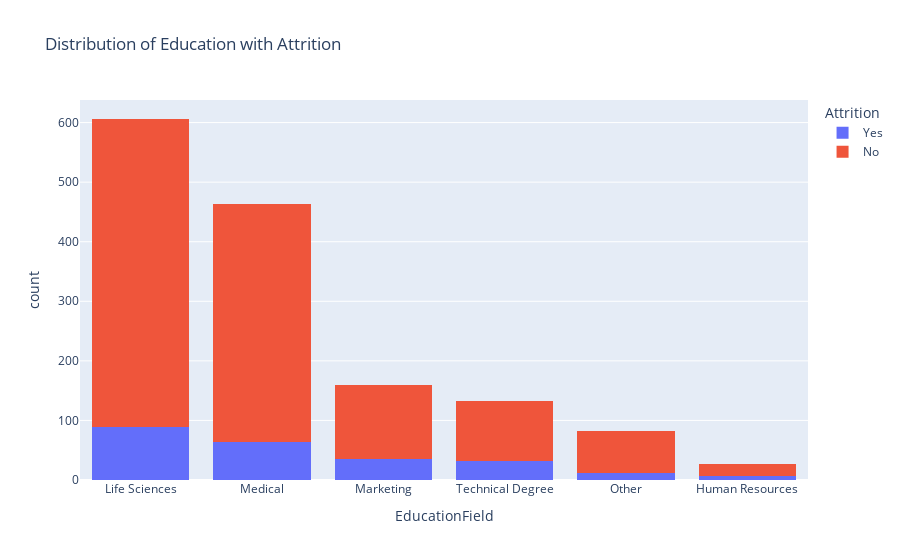

Notebook cell for this chart:
### Markdown cell above
### 3. Distribution of Education with Attrition

### Code cell
fig = px.histogram(data, x='EducationField', color='Attrition', title='Distribution of Education with Attrition')
fig.update_layout(barmode='stack', xaxis={'categoryorder':'total descending'})
fig.show()

### Figure 1 — Plotly figure (JSON) as saved in the notebook; plotly's stock layout.template omitted (floating-point values rounded to 4 significant figures; data arrays with more than 128 entries replaced by an {"elided": "..."} marker saying what was removed)
{"data": [{"alignmentgroup": "True", "bingroup": "x", "hovertemplate": "Attrition=Yes<br>EducationField=%{x}<br>count=%{y}<extra></extra>", "legendgroup": "Yes", "marker": {"color": "#636efa", "pattern": {"shape": ""}}, "name": "Yes", "offsetgroup": "Yes", "orientation": "v", "showlegend": true, "type": "histogram", "x": {"elided": "237 str values"}, "xaxis": "x", "yaxis": "y"}, {"alignmentgroup": "True", "bingroup": "x", "hovertemplate": "Attrition=No<br>EducationField=%{x}<br>count=%{y}<extra></extra>", "legendgroup": "No", "marker": {"color": "#EF553B", "pattern": {"shape": ""}}, "name": "No", "offsetgroup": "No", "orientation": "v", "showlegend": true, "type": "histogram", "x": {"elided": "1233 str values"}, "xaxis": "x", "yaxis": "y"}], "layout": {"barmode": "stack", "legend": {"title": {"text": "Attrition"}, "tracegroupgap": 0}, "title": {"text": "Distribution of Education with Attrition"}, "xaxis": {"anchor": "y", "categoryorder": "total descending", "domain": [0, 1], "title": {"text": "EducationField"}}, "yaxis": {"anchor": "x", "domain": [0, 1], "title": {"text": "count"}}}}
